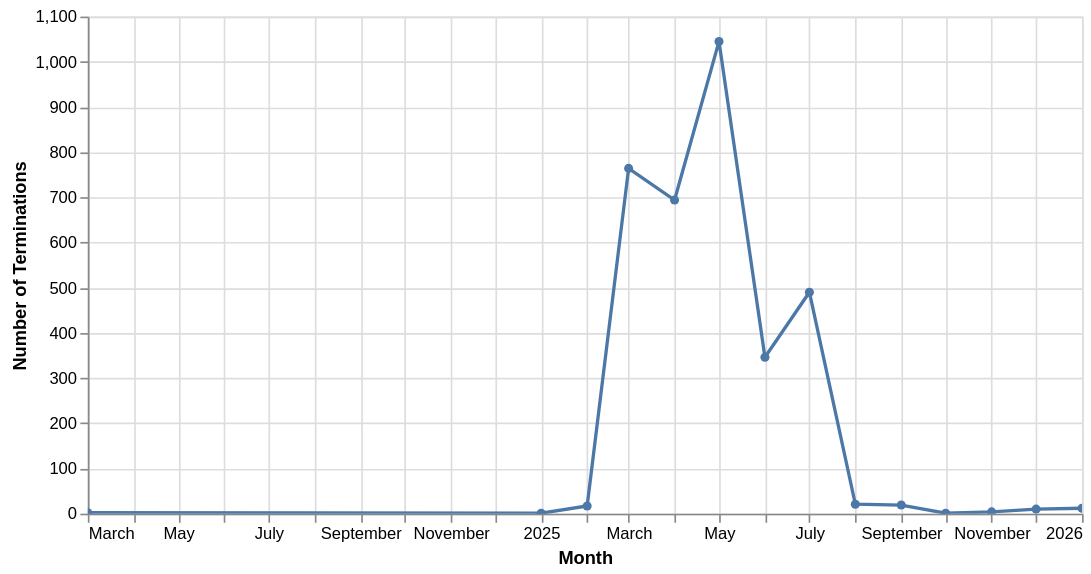

This figure's notebook cell:
### Markdown cell above
By institution: UCLA (477), Harvard Medical School (320), Columbia University Health Sciences (164), Harvard School of Public Health (135), and Harvard University (130) lead — note the three Harvard-affiliated entries would total ~590 if combined, making Harvard the single largest target by far.
By NIH institute/center: NIGMS (501), NIAID (393), NIMH (325), NCI (263), and NIA (258) had the most terminations — though this partly tracks each institute's overall grant volume rather than a targeted rate (NIGMS and NIAID are simply large institutes).

### 5. Is there a trend in the cuts over time?

### Code cell
nih_merged2_with_traits['first_termination_date'] = pd.to_datetime(
    nih_merged2_with_traits['first_termination_date'], errors='coerce'
)

trend = nih_merged2_with_traits.dropna(subset=['first_termination_date']).copy()
trend['month'] = trend['first_termination_date'].dt.to_period('M').dt.to_timestamp()
monthly_counts = trend.groupby('month').size().reset_index(name='terminations')

chart_trend = alt.Chart(monthly_counts).mark_line(point=True).encode(
    x=alt.X('month:T', title='Month'),
    y=alt.Y('terminations:Q', title='Number of Terminations'),
    tooltip=['month', 'terminations']
).properties(
    width=600
).interactive()
chart_trend

### Figure 1 — Vega-Lite specification as saved in the notebook (floating-point values rounded to 4 significant figures)
{"config": {"view": {"continuousWidth": 300, "continuousHeight": 300}}, "data": {"name": "data-41bf54139743bd6f65a3013b4a10e096"}, "mark": {"type": "line", "point": true}, "encoding": {"tooltip": [{"field": "month", "type": "temporal"}, {"field": "terminations", "type": "quantitative"}], "x": {"field": "month", "title": "Month", "type": "temporal"}, "y": {"field": "terminations", "title": "Number of Terminations", "type": "quantitative"}}, "params": [{"name": "param_1e9efca18e7a2868", "select": {"type": "interval", "encodings": ["x", "y"]}, "bind": "scales"}], "width": 600, "$schema": "https://vega.github.io/schema/vega-lite/v6.4.1.json", "datasets": {"data-41bf54139743bd6f65a3013b4a10e096": [{"month": "2024-03-01T00:00:00", "terminations": 2}, {"month": "2025-01-01T00:00:00", "terminations": 1}, {"month": "2025-02-01T00:00:00", "terminations": 17}, {"month": "2025-03-01T00:00:00", "terminations": 764}, {"month": "2025-04-01T00:00:00", "terminations": 694}, {"month": "2025-05-01T00:00:00", "terminations": 1045}, {"month": "2025-06-01T00:00:00", "terminations": 346}, {"month": "2025-07-01T00:00:00", "terminations": 490}, {"month": "2025-08-01T00:00:00", "terminations": 21}, {"month": "2025-09-01T00:00:00", "terminations": 19}, {"month": "2025-10-01T00:00:00", "terminations": 1}, {"month": "2025-11-01T00:00:00", "terminations": 4}, {"month": "2025-12-01T00:00:00", "terminations": 10}, {"month": "2026-01-01T00:00:00", "terminations": 12}]}}
